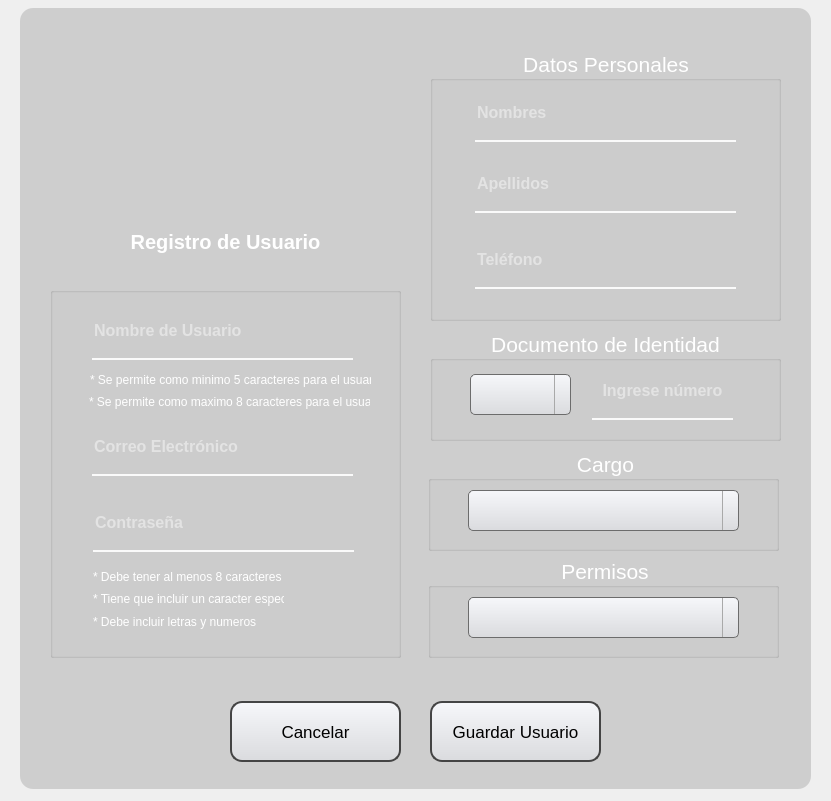
   <widget class="QWidget" name="wd_regUser" native="true">
    <property name="geometry">
     <rect>
      <x>0</x>
      <y>0</y>
      <width>831</width>
      <height>801</height>
     </rect>
    </property>
    <widget class="QLabel" name="label_4">
     <property name="geometry">
      <rect>
       <x>20</x>
       <y>8</y>
       <width>791</width>
       <height>781</height>
      </rect>
     </property>
     <property name="styleSheet">
      <string notr="true">background-color:rgba(0,0,0,35);
border-radius:13px</string>
     </property>
     <property name="text">
      <string/>
     </property>
    </widget>
    <widget class="QLabel" name="label_3">
     <property name="geometry">
      <rect>
       <x>10</x>
       <y>206</y>
       <width>431</width>
       <height>71</height>
      </rect>
     </property>
     <property name="font">
      <font>
       <pointsize>15</pointsize>
       <weight>75</weight>
       <bold>true</bold>
      </font>
     </property>
     <property name="styleSheet">
      <string notr="true">color: white</string>
     </property>
     <property name="text">
      <string>Registro de Usuario</string>
     </property>
     <property name="scaledContents">
      <bool>false</bool>
     </property>
     <property name="alignment">
      <set>Qt::AlignCenter</set>
     </property>
    </widget>
    <widget class="QLabel" name="label_2">
     <property name="geometry">
      <rect>
       <x>145</x>
       <y>57</y>
       <width>161</width>
       <height>161</height>
      </rect>
     </property>
     <property name="text">
      <string/>
     </property>
     <property name="pixmap">
      <pixmap>../view_img/usuario2.png</pixmap>
     </property>
     <property name="scaledContents">
      <bool>true</bool>
     </property>
     <property name="alignment">
      <set>Qt::AlignCenter</set>
     </property>
     <property name="wordWrap">
      <bool>false</bool>
     </property>
     <property name="margin">
      <number>-10</number>
     </property>
    </widget>
    <widget class="QLabel" name="label_5">
     <property name="geometry">
      <rect>
       <x>240</x>
       <y>36</y>
       <width>81</width>
       <height>81</height>
      </rect>
     </property>
     <property name="styleSheet">
      <string notr="true">image: url(:/image/IMG/metrologo.png);</string>
     </property>
     <property name="text">
      <string/>
     </property>
     <property name="pixmap">
      <pixmap>../view_img/metrologo.png</pixmap>
     </property>
     <property name="scaledContents">
      <bool>true</bool>
     </property>
    </widget>
    <widget class="QLabel" name="label_6">
     <property name="geometry">
      <rect>
       <x>110</x>
       <y>35</y>
       <width>231</width>
       <height>241</height>
      </rect>
     </property>
     <property name="styleSheet">
      <string notr="true">background-color: qlineargradient(spread:pad, x1:0, y1:0, x2:0, y2:00715909, stop:0 rgba(0, 0, 0, 20), stop:0.375 rgba(0, 0, 0, 50), stop:0.835227 rgba(0, 0, 0, 75));
border-radius: 20px;</string>
     </property>
     <property name="text">
      <string/>
     </property>
    </widget>
    <widget class="QGroupBox" name="groupBox">
     <property name="geometry">
      <rect>
       <x>430</x>
       <y>50</y>
       <width>351</width>
       <height>271</height>
      </rect>
     </property>
     <property name="font">
      <font>
       <pointsize>16</pointsize>
       <weight>50</weight>
       <bold>false</bold>
      </font>
     </property>
     <property name="styleSheet">
      <string notr="true">color: white
</string>
     </property>
     <property name="title">
      <string>Datos Personales</string>
     </property>
     <property name="alignment">
      <set>Qt::AlignCenter</set>
     </property>
     <widget class="QLineEdit" name="le_celular_personal">
      <property name="geometry">
       <rect>
        <x>45</x>
        <y>188</y>
        <width>261</width>
        <height>51</height>
       </rect>
      </property>
      <property name="font">
       <font>
        <pointsize>12</pointsize>
        <weight>75</weight>
        <bold>true</bold>
       </font>
      </property>
      <property name="styleSheet">
       <string notr="true">background-color:rgba(0, 0, 0, 0);
border:none;
border-bottom:2px solid rgba(0, 0);
color:rgba(255, 255, 255, 230);
padding-bottom:7px;</string>
      </property>
      <property name="text">
       <string/>
      </property>
      <property name="placeholderText">
       <string>Teléfono</string>
      </property>
     </widget>
     <widget class="QLineEdit" name="le_name_personal">
      <property name="geometry">
       <rect>
        <x>45</x>
        <y>41</y>
        <width>261</width>
        <height>51</height>
       </rect>
      </property>
      <property name="font">
       <font>
        <pointsize>12</pointsize>
        <weight>75</weight>
        <bold>true</bold>
       </font>
      </property>
      <property name="styleSheet">
       <string notr="true">background-color:rgba(0, 0, 0, 0);
border:none;
border-bottom:2px solid rgba(0, 0);
color:rgba(255, 255, 255, 230);
padding-bottom:7px;</string>
      </property>
      <property name="text">
       <string/>
      </property>
      <property name="placeholderText">
       <string>Nombres</string>
      </property>
     </widget>
     <widget class="QLineEdit" name="le_lastname_personal">
      <property name="geometry">
       <rect>
        <x>45</x>
        <y>112</y>
        <width>261</width>
        <height>51</height>
       </rect>
      </property>
      <property name="font">
       <font>
        <pointsize>12</pointsize>
        <weight>75</weight>
        <bold>true</bold>
       </font>
      </property>
      <property name="styleSheet">
       <string notr="true">background-color:rgba(0, 0, 0, 0);
border:none;
border-bottom:2px solid rgba(0, 0);
color:rgba(255, 255, 255, 230);
padding-bottom:7px;</string>
      </property>
      <property name="text">
       <string/>
      </property>
      <property name="placeholderText">
       <string>Apellidos</string>
      </property>
     </widget>
    </widget>
    <widget class="QGroupBox" name="groupBox_3">
     <property name="geometry">
      <rect>
       <x>430</x>
       <y>330</y>
       <width>351</width>
       <height>111</height>
      </rect>
     </property>
     <property name="font">
      <font>
       <pointsize>16</pointsize>
       <weight>50</weight>
       <bold>false</bold>
      </font>
     </property>
     <property name="styleSheet">
      <string notr="true">QComboBox {
    color: black;
}

QGroupBox{
color: white
}
</string>
     </property>
     <property name="title">
      <string>Documento de Identidad</string>
     </property>
     <property name="alignment">
      <set>Qt::AlignCenter</set>
     </property>
     <widget class="QLineEdit" name="le_numeroDNI_personal">
      <property name="geometry">
       <rect>
        <x>162</x>
        <y>39</y>
        <width>141</width>
        <height>51</height>
       </rect>
      </property>
      <property name="font">
       <font>
        <pointsize>12</pointsize>
        <weight>75</weight>
        <bold>true</bold>
       </font>
      </property>
      <property name="styleSheet">
       <string notr="true">background-color:rgba(0, 0, 0, 0);
border:none;
border-bottom:2px solid rgba(0, 0);
color:rgba(255, 255, 255, 230);
padding-bottom:7px;</string>
      </property>
      <property name="text">
       <string/>
      </property>
      <property name="alignment">
       <set>Qt::AlignCenter</set>
      </property>
      <property name="placeholderText">
       <string>Ingrese número</string>
      </property>
     </widget>
     <widget class="QComboBox" name="cb_tipoDNI_personal">
      <property name="geometry">
       <rect>
        <x>40</x>
        <y>44</y>
        <width>101</width>
        <height>41</height>
       </rect>
      </property>
      <property name="font">
       <font>
        <pointsize>8</pointsize>
        <weight>50</weight>
        <bold>false</bold>
       </font>
      </property>
      <property name="styleSheet">
       <string notr="true">QComboBox {
    background: qlineargradient(x1:0, y1:0, x2:0, y2:1, stop:0 #f6f7fa, stop:1 #dadbde);
    border: 1px solid #6c6c6c;
    border-radius: 5px;
    padding: 1px 18px 1px 3px;
    min-width: 6em;
}

QComboBox::drop-down {
    border-left-width: 1px;
    border-left-color: darkgray;
    border-left-style: solid;    
}
QComboBox::down-arrow {
	border-image: url(:/Imagenes/203484.png);
}

QComboBox::hover{
	background-color: rgb(241, 241, 241);
}</string>
      </property>
     </widget>
    </widget>
    <widget class="QGroupBox" name="groupBox_2">
     <property name="geometry">
      <rect>
       <x>50</x>
       <y>287</y>
       <width>351</width>
       <height>371</height>
      </rect>
     </property>
     <property name="font">
      <font>
       <pointsize>16</pointsize>
       <weight>50</weight>
       <bold>false</bold>
      </font>
     </property>
     <property name="styleSheet">
      <string notr="true">color: white
</string>
     </property>
     <property name="title">
      <string/>
     </property>
     <property name="alignment">
      <set>Qt::AlignCenter</set>
     </property>
     <widget class="QLineEdit" name="le_pass_reg">
      <property name="geometry">
       <rect>
        <x>43</x>
        <y>214</y>
        <width>261</width>
        <height>51</height>
       </rect>
      </property>
      <property name="font">
       <font>
        <pointsize>12</pointsize>
        <weight>75</weight>
        <bold>true</bold>
       </font>
      </property>
      <property name="styleSheet">
       <string notr="true">background-color:rgba(0, 0, 0, 0);
border:none;
border-bottom:2px solid rgba(0, 0);
color:rgba(255, 255, 255, 230);
padding-bottom:7px;</string>
      </property>
      <property name="text">
       <string/>
      </property>
      <property name="placeholderText">
       <string>Contraseña</string>
      </property>
     </widget>
     <widget class="QLineEdit" name="le_user_reg">
      <property name="geometry">
       <rect>
        <x>42</x>
        <y>22</y>
        <width>261</width>
        <height>51</height>
       </rect>
      </property>
      <property name="font">
       <font>
        <pointsize>12</pointsize>
        <weight>75</weight>
        <bold>true</bold>
       </font>
      </property>
      <property name="styleSheet">
       <string notr="true">background-color:rgba(0, 0, 0, 0);
border:none;
border-bottom:2px solid rgba(0, 0);
color:rgba(255, 255, 255, 230);
padding-bottom:7px;</string>
      </property>
      <property name="text">
       <string/>
      </property>
      <property name="placeholderText">
       <string>Nombre de Usuario</string>
      </property>
     </widget>
     <widget class="QLineEdit" name="le_correo_reg">
      <property name="geometry">
       <rect>
        <x>42</x>
        <y>138</y>
        <width>261</width>
        <height>51</height>
       </rect>
      </property>
      <property name="font">
       <font>
        <pointsize>12</pointsize>
        <weight>75</weight>
        <bold>true</bold>
       </font>
      </property>
      <property name="styleSheet">
       <string notr="true">background-color:rgba(0, 0, 0, 0);
border:none;
border-bottom:2px solid rgba(0, 0);
color:rgba(255, 255, 255, 230);
padding-bottom:7px;</string>
      </property>
      <property name="text">
       <string/>
      </property>
      <property name="placeholderText">
       <string>Correo Electrónico</string>
      </property>
     </widget>
     <widget class="QLabel" name="label_9">
      <property name="geometry">
       <rect>
        <x>43</x>
        <y>264</y>
        <width>191</width>
        <height>51</height>
       </rect>
      </property>
      <property name="text">
       <string>* Debe tener al menos 8 caracteres</string>
      </property>
     </widget>
     <widget class="QLabel" name="label_10">
      <property name="geometry">
       <rect>
        <x>43</x>
        <y>286</y>
        <width>191</width>
        <height>51</height>
       </rect>
      </property>
      <property name="text">
       <string>* Tiene que incluir un caracter especial</string>
      </property>
     </widget>
     <widget class="QLabel" name="label_11">
      <property name="geometry">
       <rect>
        <x>43</x>
        <y>309</y>
        <width>191</width>
        <height>51</height>
       </rect>
      </property>
      <property name="text">
       <string>* Debe incluir letras y numeros</string>
      </property>
     </widget>
     <widget class="QLabel" name="label_12">
      <property name="geometry">
       <rect>
        <x>39</x>
        <y>89</y>
        <width>281</width>
        <height>51</height>
       </rect>
      </property>
      <property name="text">
       <string>* Se permite como maximo 8 caracteres para el usuario</string>
      </property>
     </widget>
     <widget class="QLabel" name="label_13">
      <property name="geometry">
       <rect>
        <x>40</x>
        <y>67</y>
        <width>281</width>
        <height>51</height>
       </rect>
      </property>
      <property name="text">
       <string>* Se permite como minimo 5 caracteres para el usuario</string>
      </property>
     </widget>
    </widget>
    <widget class="QGroupBox" name="groupBox_4">
     <property name="geometry">
      <rect>
       <x>428</x>
       <y>557</y>
       <width>351</width>
       <height>101</height>
      </rect>
     </property>
     <property name="font">
      <font>
       <pointsize>16</pointsize>
      </font>
     </property>
     <property name="styleSheet">
      <string notr="true">QComboBox {
    color: black;
}

QGroupBox{
color: white
}

</string>
     </property>
     <property name="title">
      <string>Permisos</string>
     </property>
     <property name="alignment">
      <set>Qt::AlignCenter</set>
     </property>
     <widget class="QComboBox" name="cb_permisos_reg">
      <property name="geometry">
       <rect>
        <x>40</x>
        <y>40</y>
        <width>271</width>
        <height>41</height>
       </rect>
      </property>
      <property name="font">
       <font>
        <pointsize>8</pointsize>
        <weight>50</weight>
        <bold>false</bold>
       </font>
      </property>
      <property name="styleSheet">
       <string notr="true">QComboBox {
    background: qlineargradient(x1:0, y1:0, x2:0, y2:1, stop:0 #f6f7fa, stop:1 #dadbde);
    border: 1px solid #6c6c6c;
    border-radius: 5px;
    padding: 1px 18px 1px 3px;
    min-width: 6em;
}

QComboBox::drop-down {
    border-left-width: 1px;
    border-left-color: darkgray;
    border-left-style: solid;    
}
QComboBox::down-arrow {
	border-image: url(:/Imagenes/203484.png);
}

QComboBox::hover{
	background-color: rgb(241, 241, 241);
}</string>
      </property>
     </widget>
    </widget>
    <widget class="QPushButton" name="bt_guardar">
     <property name="geometry">
      <rect>
       <x>430</x>
       <y>701</y>
       <width>171</width>
       <height>61</height>
      </rect>
     </property>
     <property name="font">
      <font>
       <pointsize>13</pointsize>
       <weight>50</weight>
       <bold>false</bold>
       <underline>false</underline>
       <strikeout>false</strikeout>
      </font>
     </property>
     <property name="styleSheet">
      <string notr="true">QPushButton {
	 background: qlineargradient(x1:0, y1:0, x2:0, y2:1, stop:0 #f6f7fa, stop:1 #dadbde);
	border: 2px solid #444444;
    text-align: center; 
    text-decoration: none; 
    border-radius: 12px;
}

QPushButton:hover {
	background-color: rgb(0, 255, 0);
}

QPushButton:pressed {
	background-color: rgb(0, 217, 0);
}</string>
     </property>
     <property name="text">
      <string>Guardar Usuario</string>
     </property>
    </widget>
    <widget class="QGroupBox" name="groupBox_5">
     <property name="geometry">
      <rect>
       <x>428</x>
       <y>450</y>
       <width>351</width>
       <height>101</height>
      </rect>
     </property>
     <property name="font">
      <font>
       <pointsize>16</pointsize>
      </font>
     </property>
     <property name="styleSheet">
      <string notr="true">QComboBox {
    color: black;
}

QGroupBox{
color: white
}
</string>
     </property>
     <property name="title">
      <string>Cargo</string>
     </property>
     <property name="alignment">
      <set>Qt::AlignCenter</set>
     </property>
     <widget class="QComboBox" name="cb_rol_reg">
      <property name="geometry">
       <rect>
        <x>40</x>
        <y>40</y>
        <width>271</width>
        <height>41</height>
       </rect>
      </property>
      <property name="font">
       <font>
        <pointsize>8</pointsize>
        <weight>50</weight>
        <bold>false</bold>
       </font>
      </property>
      <property name="styleSheet">
       <string notr="true">QComboBox {
    background: qlineargradient(x1:0, y1:0, x2:0, y2:1, stop:0 #f6f7fa, stop:1 #dadbde);
    border: 1px solid #6c6c6c;
    border-radius: 5px;
    padding: 1px 18px 1px 3px;
    min-width: 6em;
}

QComboBox::drop-down {
    border-left-width: 1px;
    border-left-color: darkgray;
    border-left-style: solid;    
}
QComboBox::down-arrow {
	border-image: url(:/Imagenes/203484.png);
}

QComboBox::hover{
	background-color: rgb(241, 241, 241);
}
</string>
      </property>
     </widget>
    </widget>
    <widget class="QPushButton" name="bt_cancelar">
     <property name="geometry">
      <rect>
       <x>230</x>
       <y>701</y>
       <width>171</width>
       <height>61</height>
      </rect>
     </property>
     <property name="font">
      <font>
       <pointsize>13</pointsize>
       <weight>50</weight>
       <bold>false</bold>
       <underline>false</underline>
       <strikeout>false</strikeout>
      </font>
     </property>
     <property name="styleSheet">
      <string notr="true">QPushButton {
	 background: qlineargradient(x1:0, y1:0, x2:0, y2:1, stop:0 #f6f7fa, stop:1 #dadbde);
	border: 2px solid #444444;
    text-align: center; 
    text-decoration: none; 
    border-radius: 12px;
}

QPushButton:hover {
	background-color: rgb(255, 0, 0);
}

QPushButton:pressed {
	background-color: rgb(166, 0, 0);
}</string>
     </property>
     <property name="text">
      <string>Cancelar</string>
     </property>
    </widget>
    <widget class="QLabel" name="warning">
     <property name="geometry">
      <rect>
       <x>50</x>
       <y>650</y>
       <width>731</width>
       <height>61</height>
      </rect>
     </property>
     <property name="font">
      <font>
       <pointsize>10</pointsize>
       <weight>75</weight>
       <bold>true</bold>
      </font>
     </property>
     <property name="styleSheet">
      <string notr="true">color: red</string>
     </property>
     <property name="text">
      <string/>
     </property>
     <property name="alignment">
      <set>Qt::AlignCenter</set>
     </property>
    </widget>
    <zorder>label_4</zorder>
    <zorder>label_6</zorder>
    <zorder>label_3</zorder>
    <zorder>label_2</zorder>
    <zorder>label_5</zorder>
    <zorder>groupBox</zorder>
    <zorder>groupBox_3</zorder>
    <zorder>groupBox_2</zorder>
    <zorder>groupBox_4</zorder>
    <zorder>bt_guardar</zorder>
    <zorder>groupBox_5</zorder>
    <zorder>bt_cancelar</zorder>
    <zorder>warning</zorder>
   </widget>
